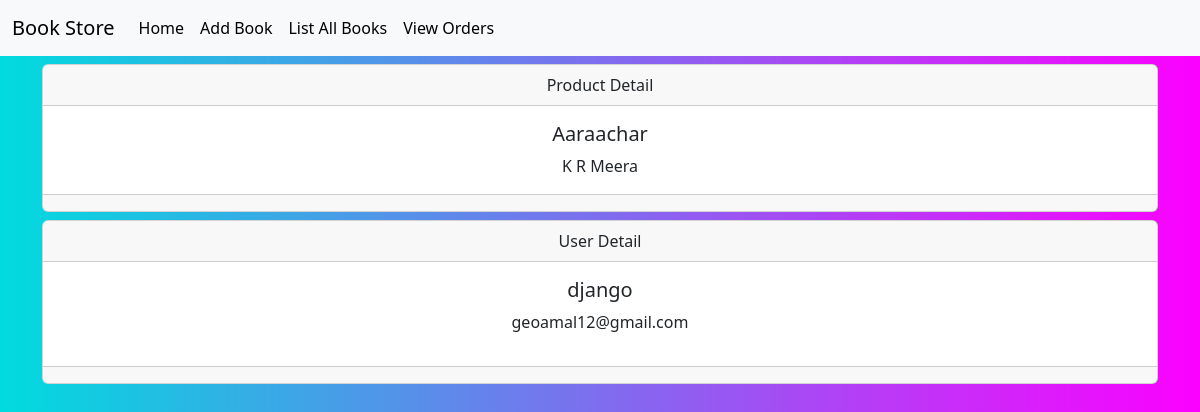
/owner/order/1, run on the app's committed database.
### customer/models.py (models this page shows)
class Order(models.Model):
    product = models.ForeignKey(Book, on_delete=models.CASCADE)
    user = models.ForeignKey(User, on_delete=models.CASCADE)
    address = models.TextField(max_length=120)
    date = models.DateTimeField(auto_now_add=True, null=True)
    edate = datetime.today() + timedelta(days=5)
    expected_delivery_date = models.DateField(default=edate, null=True)
    options = (
        ('orderplaced', 'orderplaced'),
        ('dispatched', 'dispatched'),
        ('in_transit', 'in_transit'),
        ('delivered', 'delivered'),
        ('order_cancelled', 'order_cancelled')
    )
    status = models.CharField(max_length=20, choices=options, default='orderplaced')

### owner/models.py (models this page shows, shortened)
class Book(models.Model):
    book_name=models.CharField(max_length=120,unique=True)
    author=models.CharField(max_length=80)
    price=models.PositiveIntegerField()
    copies=models.PositiveIntegerField()
    image=models.ImageField(upload_to="images",null=True)

### owner/views.py (the view)
# urls.py: path('owner/order/<int:id>', views.OrderDetailView.as_view(), name='orderdetail'),
class OrderDetailView(DetailView):
    model = Order
    template_name = 'orderdetail.html'
    context_object_name = 'order'
    pk_url_kwarg = 'id'

### owner/templates/orderdetail.html (shortened to what this page needs)
{%extends 'base.html'%}
{%block body_block%}
<div class="card text-center mt-2">
    <div class="card-header">
        Product Detail
    </div>
    <div class="card-body">
        <h5 class="card-title">{{order.product.book_name}}</h5>
        <p class="card-text">{{order.product.author}}</p>
    </div>
    <div class="card-footer text-body-secondary">
    </div>
</div>
<div class="card text-center mt-2">
    <div class="card-header">
        User Detail
    </div>
    <div class="card-body">
        <h5 class="card-title">{{order.user.username}}</h5>
        <p class="card-text">{{order.user.email}}</p>
    </div>
    <div class="card-footer text-body-secondary">
    </div>
</div>
{%endblock%}

### owner/static/css/style.css (style rules this page uses)
body { background-color: #00DBDE; background-image: linear-gradient(90deg, #00DBDE 0%, #FC00FF 100%); }

### data on the page
Order: product.book_name "Aaraachar", product.author "K R Meera", user.username "django", user.email "geoamal12@gmail.com"
